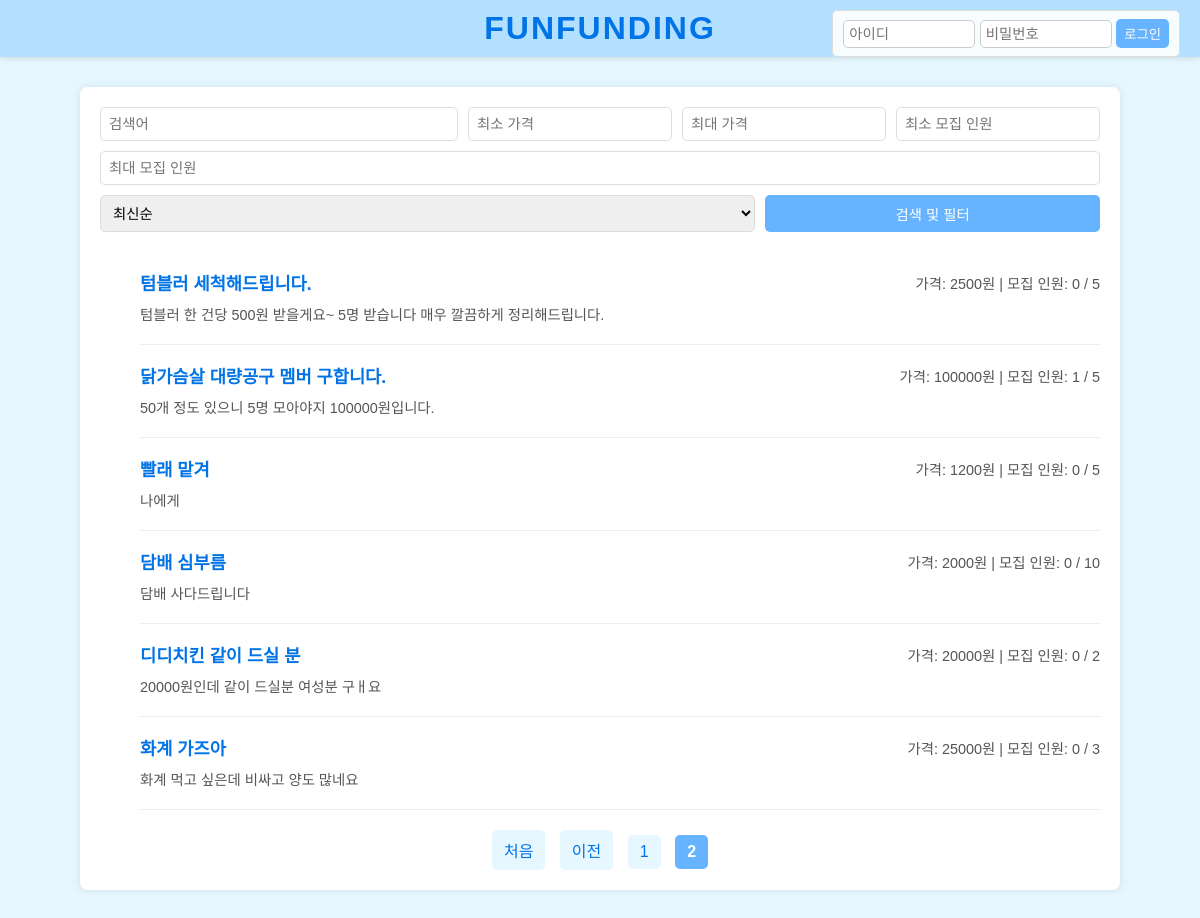
Screenshot of /?page=2 with the database file from the repository.
### funding/models.py (models this page shows, shortened)
class Post(models.Model):
    title = models.CharField(max_length=100)  # 게시글 제목
    content = models.TextField()  # 게시글 내용
    price = models.PositiveIntegerField()  # 가격
    capacity = models.PositiveIntegerField(default=10)  # 모집 인원
    current_applicants = models.PositiveIntegerField(default=0)  # 현재 지원자 수
    created_at = models.DateTimeField(auto_now_add=True)  # 생성 시간
    updated_at = models.DateTimeField(auto_now=True)  # 수정 시간
    author = models.ForeignKey(User, on_delete=models.CASCADE, related_name='posts')  # 작성자

### funding/views.py (the view)
# urls.py: path('', views.post_list, name='post_list'),  # 루트 URL에 게시글 목록 연결
def post_list(request):
    try:
        posts = Post.objects.all()
        query = request.GET.get('q', '')
        if query:
            posts = posts.filter(title__icontains=query)
        min_price = request.GET.get('min_price', None)
        max_price = request.GET.get('max_price', None)
        min_capacity = request.GET.get('min_capacity', None)
        max_capacity = request.GET.get('max_capacity', None)
        if min_price:
            try:
                posts = posts.filter(price__gte=float(min_price))  # 입력값 검증
            except ValueError:
                raise ValueError("최소 가격은 숫자여야 합니다.")
        if max_price:
            try:
                posts = posts.filter(price__lte=float(max_price))
            except ValueError:
                raise ValueError("최대 가격은 숫자여야 합니다.")
        if min_capacity:
            try:
                posts = posts.filter(capacity__gte=int(min_capacity))
            except ValueError:
                raise ValueError("최소 모집 인원은 정수여야 합니다.")
        if max_capacity:
            try:
                posts = posts.filter(capacity__lte=int(max_capacity))
            except ValueError:
                raise ValueError("최대 모집 인원은 정수여야 합니다.")
        sort_by = request.GET.get('sort', 'created_at')
        valid_sort_fields = ['created_at', 'price', 'capacity']
        if sort_by not in valid_sort_fields:
            raise ValueError("유효하지 않은 정렬 기준입니다.")
        posts = posts.order_by(sort_by)
        paginator = Paginator(posts, 10)  # 한 페이지에 10개의 게시글
        page_number = request.GET.get('page')
        try:
            page_obj = paginator.get_page(page_number)
        except PageNotAnInteger:
            raise ValueError("페이지 번호는 정수여야 합니다.")
        except EmptyPage:
            page_obj = paginator.get_page(paginator.num_pages)  # 마지막 페이지 반환
    except ValueError as e:
        messages.error(request, f"오류: {e}")
        page_obj = None  # 게시글이 비어있는 페이지를 반환
    except Exception as e:
        messages.error(request, "알 수 없는 오류가 발생했습니다.")
        page_obj = None
    return render(request, 'funding/post_list.html', {'page_obj': page_obj, 'query': query})

### funding/templates/funding/post_list.html (shortened to what this page needs)
<!DOCTYPE html>
<html lang="en">
<head>
</head>
<body>
    <header>
        <div class="logo">
            <a href="{% url 'post_list' %}">
                <h1>FunFunding</h1>
            </a>
        </div>
        <div class="login-form">
            <form method="POST">
                <input type="text" name="username" placeholder="아이디" required>
                <input type="password" name="password" placeholder="비밀번호" required>
                <button type="submit">로그인</button>
            </form>
        </div>
    </header>
    <div class="container">
        <form method="GET" class="search-form">
            <div>
                <input type="text" name="q" placeholder="검색어" style="flex: 2;">
                <input type="number" name="min_price" placeholder="최소 가격" style="flex: 1;">
                <input type="number" name="max_price" placeholder="최대 가격" style="flex: 1;">
                <input type="number" name="min_capacity" placeholder="최소 모집 인원" style="flex: 1;">
                <input type="number" name="max_capacity" placeholder="최대 모집 인원" style="flex: 1;">
            </div>
            <div>
                <select name="sort" style="flex: 2;">
                    <option value="created_at">최신순</option>
                </select>
                <button type="submit" style="flex: 1;">검색 및 필터</button>
            </div>
        </form>
        <ul class="post-list">
            {% for post in page_obj %}
                <li>
                    <div class="details">
                        <a href="{% url 'post_detail' post.pk %}">{{ post.title }}</a>
                        <p>가격: {{ post.price }}원 | 모집 인원: {{ post.current_applicants }} / {{ post.capacity }}</p>
                    </div>
                    <p>{{ post.content|truncatechars:50 }}</p>
                </li>
            {% empty %}
                <li>검색 결과가 없습니다.</li>
            {% endfor %}
        </ul>
        <div class="pagination">
            {% if page_obj.has_previous %}
                <a href="?page=1">처음</a>
                <a href="?page={{ page_obj.previous_page_number }}">이전</a>
            {% endif %}
            {% for num in page_obj.paginator.page_range %}
                {% if page_obj.number == num %}
                    <strong>{{ num }}</strong>
                {% else %}
                    <a href="?page={{ num }}">{{ num }}</a>
                {% endif %}
            {% endfor %}
        </div>
    </div>
</body>
</html>

### funding/templates/funding/post_list.html (style rules this page uses)
body { font-family: 'Arial', sans-serif; background-color: #e6f7ff; margin: 0; padding: 0; color: #333; }
header { background-color: #b3e0ff; color: white; text-align: center; padding: 10px 0; box-shadow: 0 2px 5px rgba(0, 0, 0, 0.1); position: relative; }
header .logo h1 { margin: 0; font-size: 2em; font-weight: bold; letter-spacing: 2px; text-transform: uppercase; color: #0073e6; }
header .logo a { text-decoration: none; color: inherit; }
.login-form { position: absolute; top: 10px; right: 20px; background-color: rgba(255, 255, 255, 0.9); padding: 8px 10px; border-radius: 5px; border: 1px solid #ddd; display: flex; gap: 10px; }
.login-form input { width: 120px; padding: 5px; border: 1px solid #ccc; border-radius: 5px; font-size: 0.9em; }
.login-form button { background-color: #66b3ff; color: white; border: none; padding: 5px 8px; border-radius: 5px; cursor: pointer; }
.container { width: 90%; max-width: 1000px; margin: 30px auto; background-color: #ffffff; border-radius: 8px; box-shadow: 0 0 10px rgba(0, 0, 0, 0.1); padding: 20px; }
.search-form { display: flex; flex-wrap: wrap; gap: 10px; margin-bottom: 20px; }
.search-form input, .search-form select, .search-form button { padding: 8px; border: 1px solid #ddd; border-radius: 5px; font-size: 0.9em; }
.search-form div { display: flex; gap: 10px; flex-wrap: wrap; width: 100%; }
.search-form button { background-color: #66b3ff; color: white; border: none; cursor: pointer; }
.post-list li { list-style: none; padding: 15px 0; border-bottom: 1px solid #eee; }
.post-list a { font-size: 1.1em; font-weight: bold; color: #0073e6; text-decoration: none; }
.post-list p { margin: 5px 0; font-size: 0.9em; color: #555; }
.post-list .details { display: flex; justify-content: space-between; align-items: center; }
.pagination { text-align: center; margin-top: 20px; }
.pagination a, .pagination strong { display: inline-block; margin: 0 5px; padding: 8px 12px; border-radius: 5px; background-color: #e6f7ff; color: #0073e6; text-decoration: none; }
.pagination strong { background-color: #66b3ff; color: white; }

### rows the page displays
Post: title "텀블러 세척해드립니다.", price "2500", current_applicants "0", capacity "5", content "텀블러 한 건당 500원 받을게요~ 5명 받습니다 매우 깔끔하게 정리해드립니다."
Post: title "닭가슴살 대량공구 멤버 구합니다.", price "100000", current_applicants "1", capacity "5", content "50개 정도 있으니 5명 모아야지 100000원입니다."
Post: title "빨래 맡겨", price "1200", current_applicants "0", capacity "5", content "나에게"
Post: title "담배 심부름", price "2000", current_applicants "0", capacity "10", content "담배 사다드립니다"
Post: title "디디치킨 같이 드실 분", price "20000", current_applicants "0", capacity "2", content "20000원인데 같이 드실분 여성분 구ㅐ요"
Post: title "화계 가즈아", price "25000", current_applicants "0", capacity "3", content "화계 먹고 싶은데 비싸고 양도 많네요"

### other values shown
{{ num }} "1"
{{ num }} "2"
